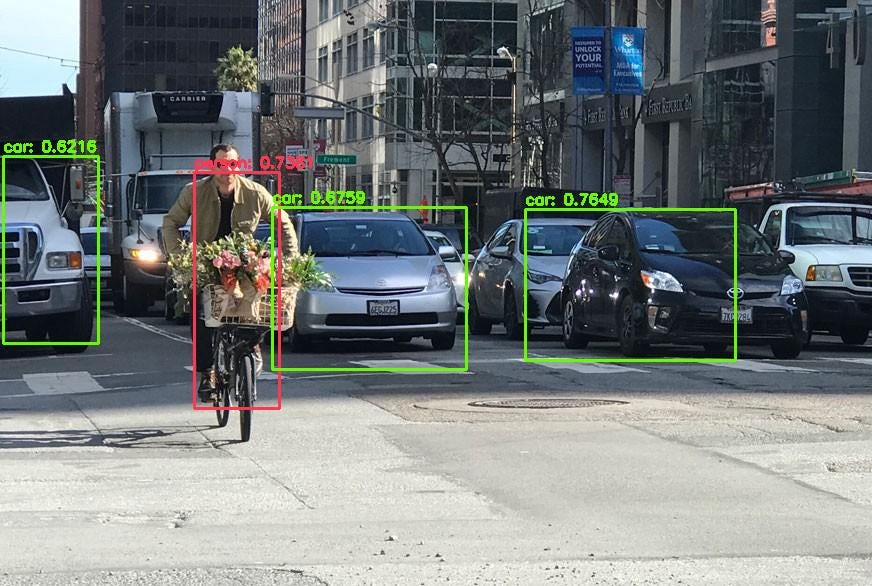
#> input picture GITHUB- LMS_ DATA - ANALYSIS -LEVEL 2/SESSION 7 new/Images/image.jpg, 872 x 586 px
$ jupyter execute 'Session 7-Revised.ipynb'   (shell and % lines are left out)
#> lines starting #> are read from the running program, lines starting #| are printed output that depends on the picture
# SESSION 7

```TOC```
1. Pyautogui<br>
1.1 Keyboard Functions<br>
1.2 Mouse Functions<br>
2. Cursor movement using PyautoGui<br>
3. OpenCV Library (opencv-python)<br>
4. Python Imaging Library<br>
5. Input device interface<br>

## 1. Pyautogui

**Introduction to Pyautogui library:**

Pyautogui is a Python library that allows you to automate tasks on your computer. It can simulate keyboard and mouse movements and clicks, take screenshots, and even perform image recognition.

**Installing Pyautogui:**

To install Pyautogui, you can use pip, the Python package manager, by running the following command in your terminal or command prompt:

```pip install pyautogui```

**Pyautogui keyboard and mouse control:**

You can use Pyautogui to control the keyboard and mouse on your computer. Here's an example of how to use Pyautogui to open a new Chrome window:

**Pyautogui functions and methods:**

Once installed, you can use Pyautogui's functions and methods in your Python script. Here are some commonly used functions and methods:

pyautogui.moveTo(x, y, duration=0.0) - Moves the mouse cursor to the given (x, y) coordinates on the screen. You can also specify the duration of the movement in seconds.

pyautogui.click(x=None, y=None, clicks=1, interval=0.0, button='left') - Performs a mouse click at the given (x, y) coordinates on the screen. You can also specify the number of clicks, the interval between clicks, and the button to use (left, right, or middle).

pyautogui.typewrite(message, interval=0.0) - Types the given message using the keyboard. You can also specify the interval between keystrokes.

pyautogui.screenshot(filename=None, region=None, **kwargs) - Takes a screenshot of the screen and saves it to a file. You can also specify a region of the screen to capture.

pyautogui.locateOnScreen(image, **kwargs) - Searches the screen for the given image and returns the coordinates of the matching region.

pyautogui.press() and pyautogui.hotkey-  The functions don’t return anything but perform the job of simulating of pressing the enter key and simulates pressing the hotkey ctrl+a.

[cell 1]
import pyautogui
import time

# Press the Windows key and type "chrome"
pyautogui.press('win')
pyautogui.typewrite('chrome')
time.sleep(1)

# Press Enter to open Chrome
pyautogui.press('enter')
time.sleep(5)

# Open a new window
pyautogui.hotkey('ctrl', 'n')

**Taking Screenshots:**<br>
Pyautogui provides the screenshot() function to take a screenshot of the current screen. The function returns a Pillow Image object, which can be saved or manipulated further. Here's an example:

[cell 2]
import pyautogui

# take a screenshot
screenshot = pyautogui.screenshot()

# save the screenshot as an image file
screenshot.save('Images/screenshot.png')

The screenshot() function can also take an optional region argument to specify a specific region of the screen to capture. Here's an example:

[cell 3]
import pyautogui

# specify the region to capture
left = 100
top = 100
width = 200
height = 200

# take a screenshot of the specified region
screenshot = pyautogui.screenshot(region=(left, top, width, height))

# save the screenshot as an image file
screenshot.save('Images/screenshot2.png')

#### 1.1 Keyboard Functions

1) PyAutoGUI provides several keyboard-related functions to simulate keyboard input.
 Here's an example code demonstrating some of the keyboard functions:

[cell 4]
import pyautogui
import time

# Example: Typing text ( Open a empty notepad after execution begins )
time.sleep(5)
pyautogui.typewrite("Hello, PyAutoGUI!")

# Add a delay before the next action (in seconds)
time.sleep(1)

# Example: Pressing and releasing a key
pyautogui.press('enter')

# Add a delay before the next action (in seconds)
time.sleep(1)


# Example: Combining multiple keyboard actions
pyautogui.write('This is a combined action', interval=0.1)

2) PyAutoGUI provides several keyboard-related functions to simulate keyboard Copy Paste.
 Here's an example code demonstrating some of the keyboard functions:

[cell 5]
import pyautogui
import time

# ( Open a empty notepad after execution begins )
# Example: Typing text
time.sleep(5)
pyautogui.typewrite("PyAutoGUI Continued!")

# Add a delay before the next action (in seconds)
time.sleep(1)

# Example: Pressing and releasing a key
pyautogui.press('enter')

# Add a delay before the next action (in seconds)
time.sleep(1)

# Example: Hotkey combination (Ctrl+C)
pyautogui.hotkey('ctrl', 'c')

# Add a delay before the next action (in seconds)
time.sleep(1)

# Example: Writing text using hotkey (Ctrl+V)
pyautogui.hotkey('ctrl', 'v')

# Add a delay before the next action (in seconds)
time.sleep(1)

# Example: Combining multiple keyboard actions
pyautogui.write('This is a combined action', interval=0.1)

# Add a delay before the next action (in seconds)
time.sleep(1)

### 1.2 Mouse Functions

PyAutoGUI provides various functions to simulate mouse actions. Here's an example code demonstrating some of the mouse functions:

[cell 6]
import pyautogui
import time

#( Open a empty notepad after execution begins )
# Example: Move the mouse to specific coordinates
time.sleep(5)
pyautogui.moveTo(100, 100, duration=1)

# Add a delay before the next action (in seconds)
time.sleep(1)

# Example: Move the mouse relative to the current position
pyautogui.move(50, 50, duration=1)

# Add a delay before the next action (in seconds)
time.sleep(1)

# Example: Click the left mouse button at the current mouse position
pyautogui.click()

# Add a delay before the next action (in seconds)
time.sleep(1)

# Example: Double-click the left mouse button at the current mouse position
pyautogui.doubleClick()

# Add a delay before the next action (in seconds)
time.sleep(1)

# Example: Right-click at the current mouse position
pyautogui.rightClick()

# Add a delay before the next action (in seconds)
time.sleep(1)

# Example: Scroll up
pyautogui.scroll(10)

# Add a delay before the next action (in seconds)
time.sleep(1)

# Example: Scroll down
pyautogui.scroll(-10)

# Add a delay before the next action (in seconds)
time.sleep(1)

# Example: Drag the mouse (move to a location while holding the left button)
pyautogui.dragTo(300, 300, duration=1, button='left')

# Add a delay before the next action (in seconds)
time.sleep(1)

# Example: Drag the mouse (relative movement while holding the left button)
pyautogui.drag(50, 50, duration=1, button='left')

# Add a delay before exiting (in seconds)
time.sleep(2)

<hr>

## 2. Cursor movement using PyautoGui

Cursor movement is a fundamental part of any graphical user interface (GUI). With Pyautogui, you can control the mouse cursor's movement and automate tasks that involve moving the cursor. The following Python code shows how to move the mouse cursor to a specific location on the screen:

[cell 7]
import pyautogui

# Move the cursor to x=100, y=100 on the screen
pyautogui.moveTo(100, 100)

You can also specify the duration of the cursor movement using the duration parameter:

[cell 8]
# Move the cursor to x=100, y=100 on the screen over 2 seconds
pyautogui.moveTo(100, 100, duration=2)

To move the cursor relative to its current position, you can use the move function:

[cell 9]
# Move the cursor 100 pixels to the right and 50 pixels down
pyautogui.move(100, 50)

To optimize cursor movement, you can adjust the cursor speed and acceleration using the pyautogui.PAUSE and pyautogui.MINIMUM_DURATION constants:

[cell 10]
# Set the delay between each PyAutoGUI function call to 0.1 seconds
pyautogui.PAUSE = 0.1

# Set the minimum duration for any PyAutoGUI function call to 0.01 seconds
pyautogui.MINIMUM_DURATION = 0.01

```With these optimizations, Pyautogui can move the cursor quickly and accurately, reducing the time it takes to complete automation tasks.```

---

## 3. OpenCV Library (opencv-python)

"opencv-python" is a Python package that provides access to OpenCV (Open Source Computer Vision Library) functions and algorithms. OpenCV is a popular open-source library used for computer vision tasks such as image and video processing, object detection, and feature extraction.

To install "opencv-python" package, you can use the following command in your Python environment:

```pip install opencv-python```

Once the package is installed, you can import the necessary modules and start using OpenCV functions in your Python code.

Here is an example of how you can use "opencv-python" for basic image processing tasks:

In this code, we first import the "cv2" module from the "opencv-python" package. We then read an image from a file using the cv2.imread() function. Next, we convert the image to grayscale using the cv2.cvtColor() function. We apply edge detection using the cv2.Canny() function to detect the edges in the image. Finally, we display the original image and the edges using the cv2.imshow() function, and wait for a key press to close the windows using cv2.waitKey(0).

[cell 11]
import cv2
import matplotlib.pyplot as plt

# Read an image from file
image = cv2.imread('Images/image.jpg')
#> image is the input picture: shape (586, 872, 3); mean B, G, R 121.8, 122, 115.9

# Convert the image to grayscale
gray_image = cv2.cvtColor(image, cv2.COLOR_BGR2GRAY)
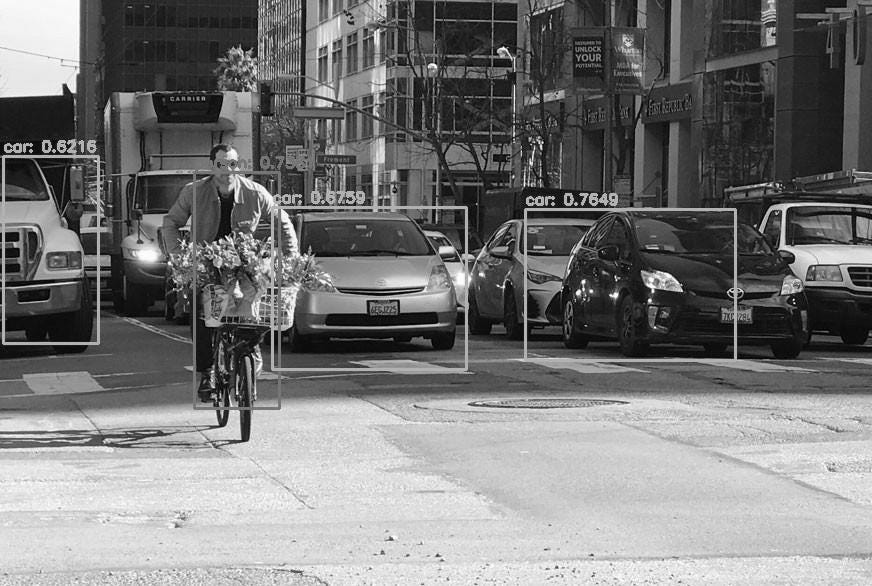
#> gray_image: shape (586, 872); min 0, max 255, mean 120.1

# Apply edge detection
edges = cv2.Canny(gray_image, 100, 200)
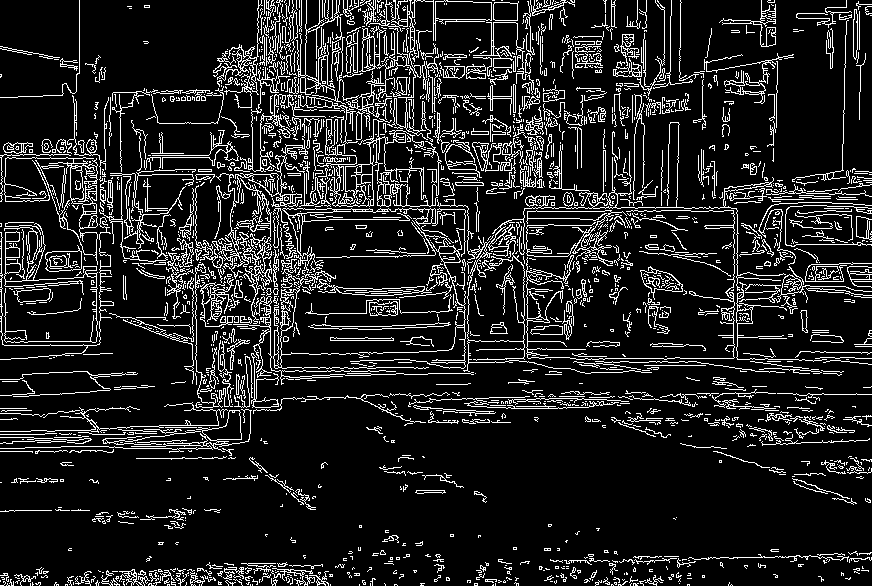
#> edges: shape (586, 872); 12.9% white in thin lines or dots

# Display the original image and the edges using matplotlib
plt.subplot(121), plt.imshow(cv2.cvtColor(image, cv2.COLOR_BGR2RGB)), plt.title('Original Image')
plt.subplot(122), plt.imshow(edges, cmap='gray'), plt.title('Edges')

# Show the plots
plt.show()
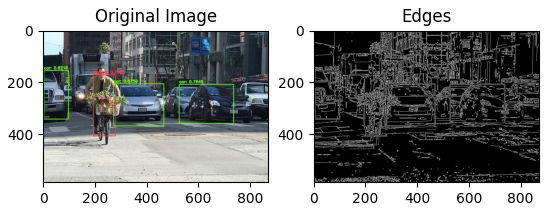
#> figure drawn by matplotlib, 2 panels

This "opencv-python" provides a wide range of functions and algorithms for various computer vision tasks. You can explore the official OpenCV documentation (https://docs.opencv.org/) for more detailed information on the available functions and their usage.

<hr>

## 4. Python Imaging Library

"PIL" (Python Imaging Library) is a powerful library for opening, manipulating, and saving many different image file formats in Python. It provides a wide range of image processing capabilities, such as resizing, cropping, rotating, filtering, and more. The library is widely used in various applications that involve working with images.

To use "PIL" in your Python code, you need to install the package. You can install it using the following command:

```pip install Pillow```

Once installed, you can import the necessary modules and start using "PIL" functions in your code.

Here is an example that demonstrates some basic image processing operations using "PIL":

In this code, we first import the Image module from the "PIL" package. We then open an image file using the Image.open() function. We can access various properties of the image, such as its format, size, and mode.

Next, we perform some basic image processing operations. We resize the image using the resize() method, passing in the desired width and height. We convert the image to grayscale using the convert() method and specifying the mode as 'L'. We rotate the image by 45 degrees using the rotate() method.

Finally, we save the processed images using the save() method, specifying the file names. The images are saved in the specified formats, which can be JPEG, PNG, or other supported formats, depending on the file extension.

[cell 12]
from PIL import Image

# Open an image file
image = Image.open('Images/image.jpg')
#> image: PIL image 872x586 RGB

# Display image properties
print("Image format:", image.format)
#| Image format: JPEG
print("Image size:", image.size)
#| Image size: (872, 586)
print("Image mode:", image.mode)
#| Image mode: RGB

# Resize the image
resized_image = image.resize((500, 500))
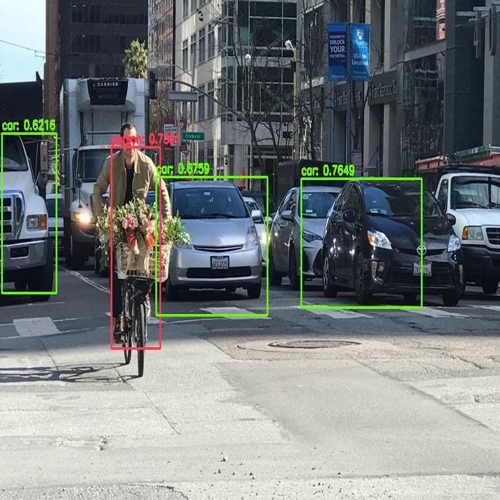
#> resized_image: PIL image 500x500 RGB; mean R, G, B 115.9, 122, 121.8

# Convert the image to grayscale
grayscale_image = image.convert('L')

# Rotate the image
rotated_image = image.rotate(45)
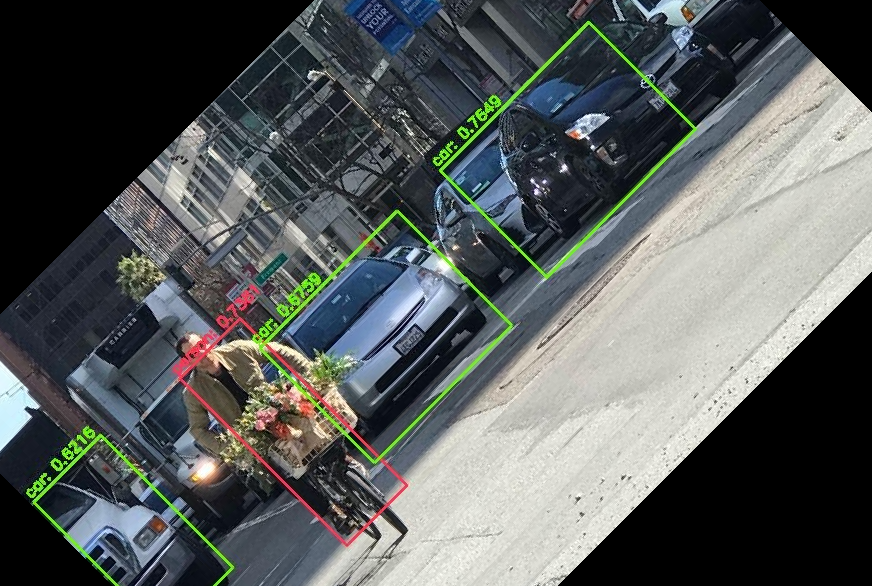
#> rotated_image: PIL image 872x586 RGB; mean R, G, B 87.8, 92.2, 91.5

# Save the processed images
resized_image.save('Images/resized_image.jpg')
grayscale_image.save('Images/grayscale_image.jpg')
rotated_image.save('Images/rotated_image.jpg')
